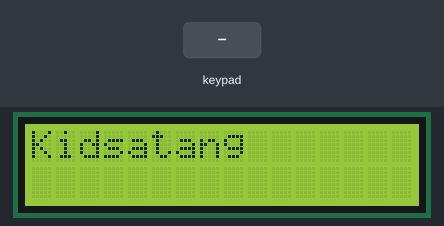
Bench run of a sketch on a simulated Arduino Uno, built with avr-gcc and run on an emulated ATmega328P. Shown: 16×2 character LCD. The inputs (shaded band) are chosen by the test bench.

Above: at 0.1 s.
3.3 s: keypad keys 7 + 5 = pressed 0.4 s apart
At 5.3 s:
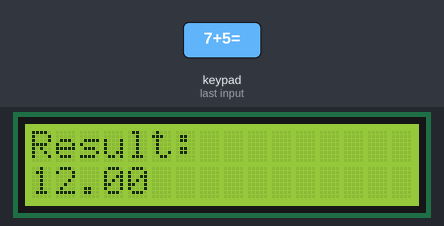
6.4 s: keypad keys 9 8 7 6 * pressed 0.4 s apart
At 10.6 s:
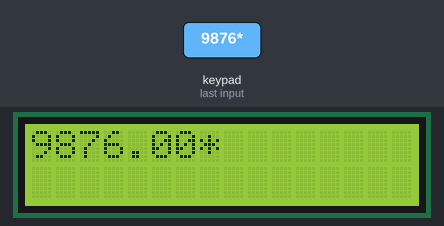
11.4 s: key '1' pressed
At 12.4 s:
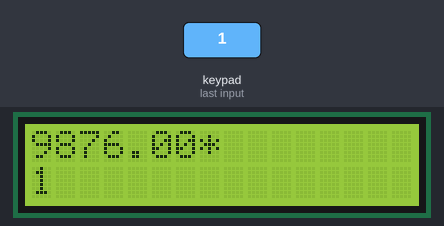
12.9 s: key '2' pressed
At 13.9 s:
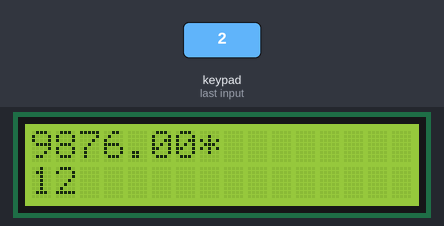
14.4 s: key 'C' pressed
At 15.3 s:
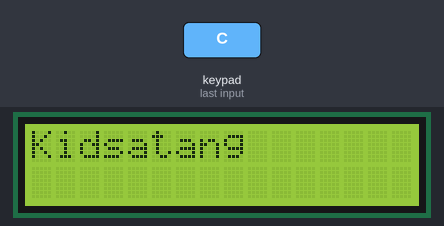
15.9 s: keypad keys 8 / 2 = pressed 0.4 s apart
At 17.6 s:
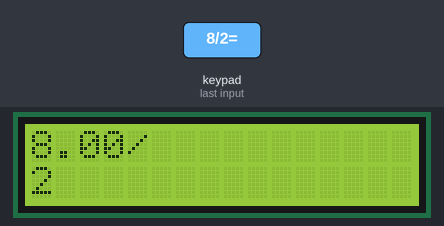
Timing chart, 0 to 19.1 s (numbered marks = the images above; inputs shaded):
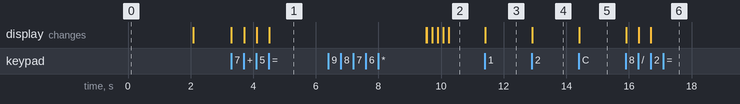

The sketch:

Calculator.ino
```cpp
#include <Wire.h>
#include <LiquidCrystal_I2C.h>
#include <Keypad.h>


// Initialize the LCD display
LiquidCrystal_I2C lcd(0x27, 16, 2);

// Configure the 4x4 keypad
const byte ROWS = 4;
const byte COLS = 4;
char keys[ROWS][COLS] = {
  {'1', '2', '3', '+'},
  {'4', '5', '6', '-'},
  {'7', '8', '9', '*'},
  {'C', '0', '=', '/'}
};
byte rowPins[ROWS] = {9, 8, 7, 6}; // Connect keypad rows to Arduino pins
byte colPins[COLS] = {5, 4, 3, 2}; // Connect keypad columns to Arduino pins
Keypad keypad = Keypad(makeKeymap(keys), rowPins, colPins, ROWS, COLS);

String input = "";
float firstNum, secondNum;
char op;
bool isFirstNumSet = false;

void setup() {
  lcd.init();
  lcd.backlight();
  lcd.print("Kidsatang");
  delay(2000);
  lcd.clear();
}

void loop() {
  char key = keypad.getKey();

  if (key) {
    if (key >= '0' && key <= '9') {
      input += key;
      lcd.setCursor(0, 1);
      lcd.print(input);
    } else if (key == 'C') {
      clearAll();
    } else if (key == '+' || key == '-' || key == '*' || key == '/') {
      if (!isFirstNumSet && input != "") {
        firstNum = input.toFloat();
        op = key;
        isFirstNumSet = true;
        input = "";
        lcd.clear();
        lcd.print(firstNum);
        lcd.print(op);
      }
    } else if (key == '=') {
      if (isFirstNumSet && input != "") {
        secondNum = input.toFloat();
        calculate();
      }
    }
  }
}

void calculate() {
  float result = 0.0;

  switch (op) {
    case '+': result = firstNum + secondNum; break;
    case '-': result = firstNum - secondNum; break;
    case '*': result = firstNum * secondNum; break;
    case '/':
      if (secondNum != 0) result = firstNum / secondNum;
      else lcd.print("Error: Div0");
      return;
  }

  lcd.clear();
  lcd.print("Result:");
  lcd.setCursor(0, 1);
  lcd.print(result);

  delay(5000);
  clearAll();
}

void clearAll() {
  input = "";
  firstNum = secondNum = 0;
  isFirstNumSet = false;
  lcd.clear();
  lcd.print("Kidsatang");
}
```

Measured:
- after the input at 3.3 s, the display: first changes at once (image 1 shows a later state)
- after the input at 6.4 s, the display: first differs from a run without the input after 3.1 s (image 2 shows a later state)
- after the input at 11.4 s, the display: changes at once (image 3)
- after the input at 12.9 s, the display: changes at once (image 4)
- after the input at 14.4 s, the display: changes at once (image 5)
- after the input at 15.9 s, the display: first changes at once (image 6 shows a later state)
